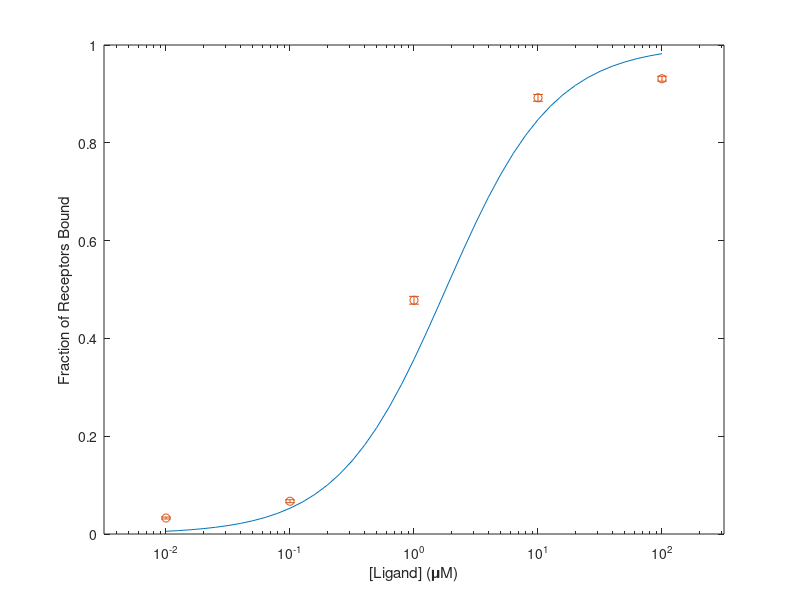

The MATLAB source for this figure:
%% Validation of algebraic ligand/receptor model
% model predictions
L = 10.^[-2:0.1:2];
Kd = 1.8;
fracLR = L./(Kd+L);
semilogx(L,fracLR);
xlabel('[Ligand] (\muM)');
ylabel('Fraction of Receptors Bound');

% experimental data
Lexp = 10.^[-2:1:2];
fracLRexp = [0.0327,0.067,0.478,0.892,0.931];
stdError = 0.10*[0.02 0.03 0.08 0.07 0.05];
hold on;
errorbar(Lexp,fracLRexp,stdError,'o')
axis([10^-2.5 10^2.5 0 1]);
hold off;

% calculate sum of squares error (SSE) and standard error of estimate (SEE)
n = 4; % repeats at each data point
k = 0; % number of fitted parameters
stdDev = stdError*sqrt(n); % 
fracLRinterp = interp1(log(L),fracLR,log(Lexp)); % interpolate simulation results where you have data
SSE = sum( 1./stdDev.^2 .* (fracLRexp - fracLRinterp).^2 )
SEE = sqrt(SSE/(n-k))